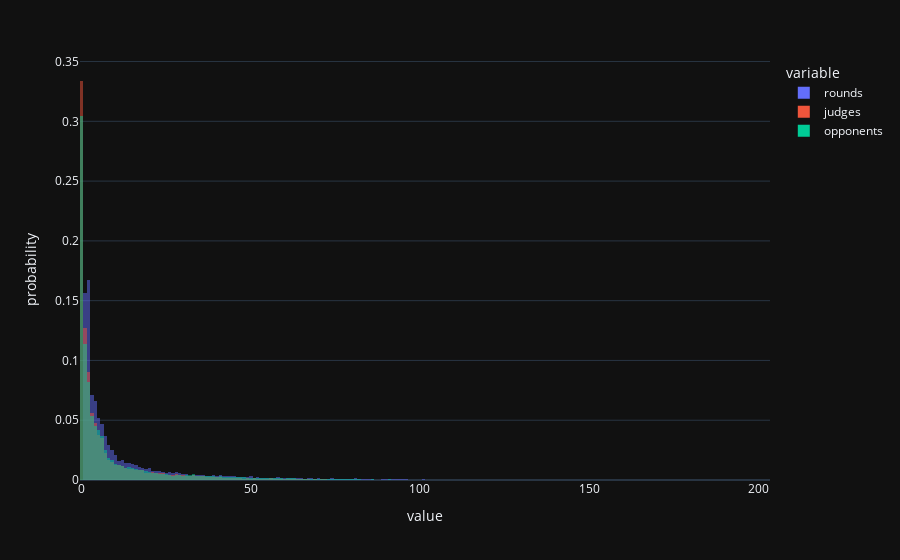

Notebook source saved alongside this figure:
### Code cell
px.histogram(pd.DataFrame(dict(
    rounds=[team.total_rounds for team in caselist_tab_map.values()],
    judges=[team.total_judges for team in caselist_tab_map.values()],
    opponents=[team.total_opponents for team in caselist_tab_map.values()]
)), barmode='overlay', histnorm='probability')

### Figure 1 — Plotly figure (JSON) as saved in the notebook; plotly's stock layout.template omitted (floating-point values rounded to 4 significant figures; data arrays with more than 128 entries replaced by an {"elided": "..."} marker saying what was removed)
{"data": [{"alignmentgroup": "True", "bingroup": "x", "histnorm": "probability", "hovertemplate": "variable=rounds<br>value=%{x}<br>probability=%{y}<extra></extra>", "legendgroup": "rounds", "marker": {"color": "#636efa", "opacity": 0.5, "pattern": {"shape": ""}}, "name": "rounds", "offsetgroup": "rounds", "orientation": "v", "showlegend": true, "type": "histogram", "x": {"elided": "22294 int values"}, "xaxis": "x", "yaxis": "y"}, {"alignmentgroup": "True", "bingroup": "x", "histnorm": "probability", "hovertemplate": "variable=judges<br>value=%{x}<br>probability=%{y}<extra></extra>", "legendgroup": "judges", "marker": {"color": "#EF553B", "opacity": 0.5, "pattern": {"shape": ""}}, "name": "judges", "offsetgroup": "judges", "orientation": "v", "showlegend": true, "type": "histogram", "x": {"elided": "22294 int values"}, "xaxis": "x", "yaxis": "y"}, {"alignmentgroup": "True", "bingroup": "x", "histnorm": "probability", "hovertemplate": "variable=opponents<br>value=%{x}<br>probability=%{y}<extra></extra>", "legendgroup": "opponents", "marker": {"color": "#00cc96", "opacity": 0.5, "pattern": {"shape": ""}}, "name": "opponents", "offsetgroup": "opponents", "orientation": "v", "showlegend": true, "type": "histogram", "x": {"elided": "22294 int values"}, "xaxis": "x", "yaxis": "y"}], "layout": {"barmode": "overlay", "legend": {"title": {"text": "variable"}, "tracegroupgap": 0}, "margin": {"t": 60}, "xaxis": {"anchor": "y", "domain": [0, 1], "title": {"text": "value"}}, "yaxis": {"anchor": "x", "domain": [0, 1], "title": {"text": "probability"}}}}
